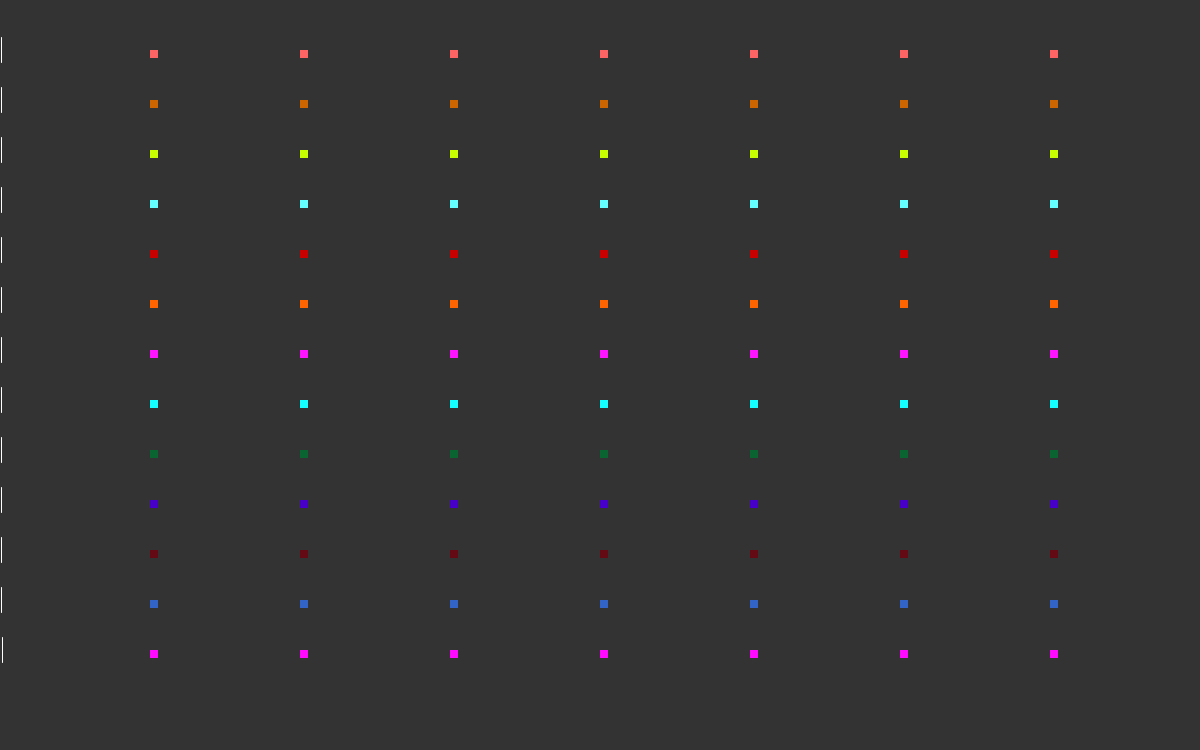
Frame 1 (no input)
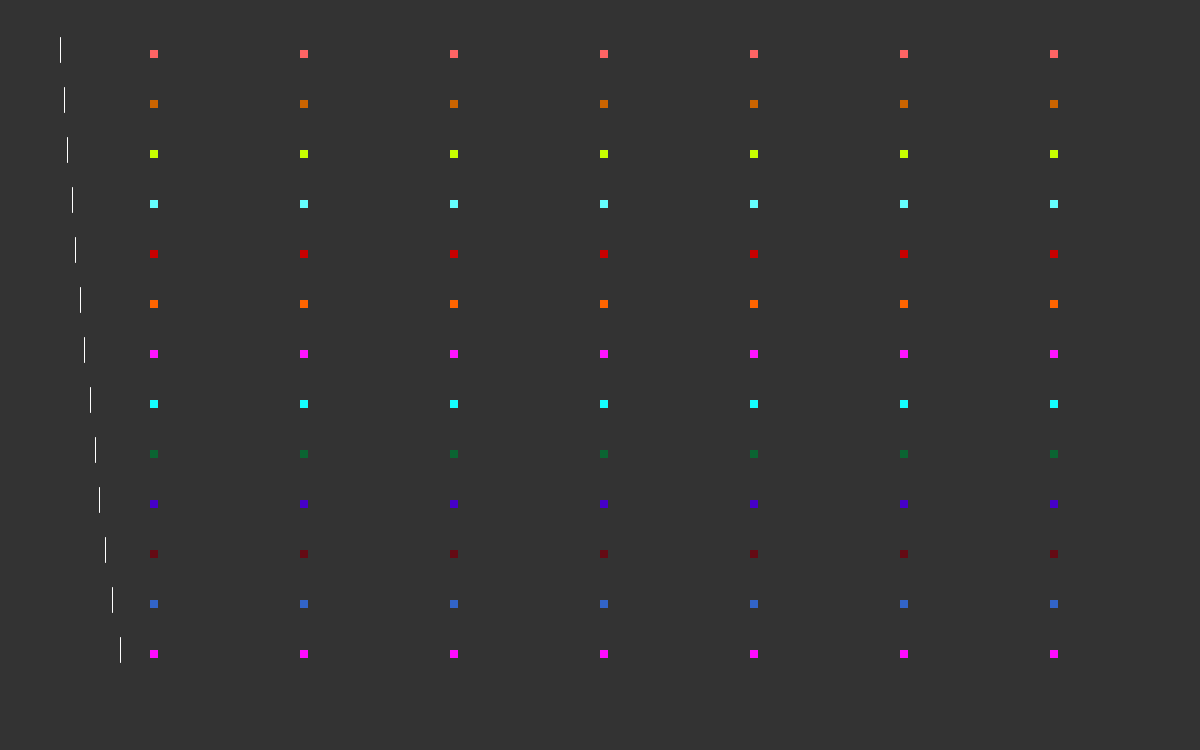
Frame 60 (the mouse pressed at the canvas centre just before this capture)
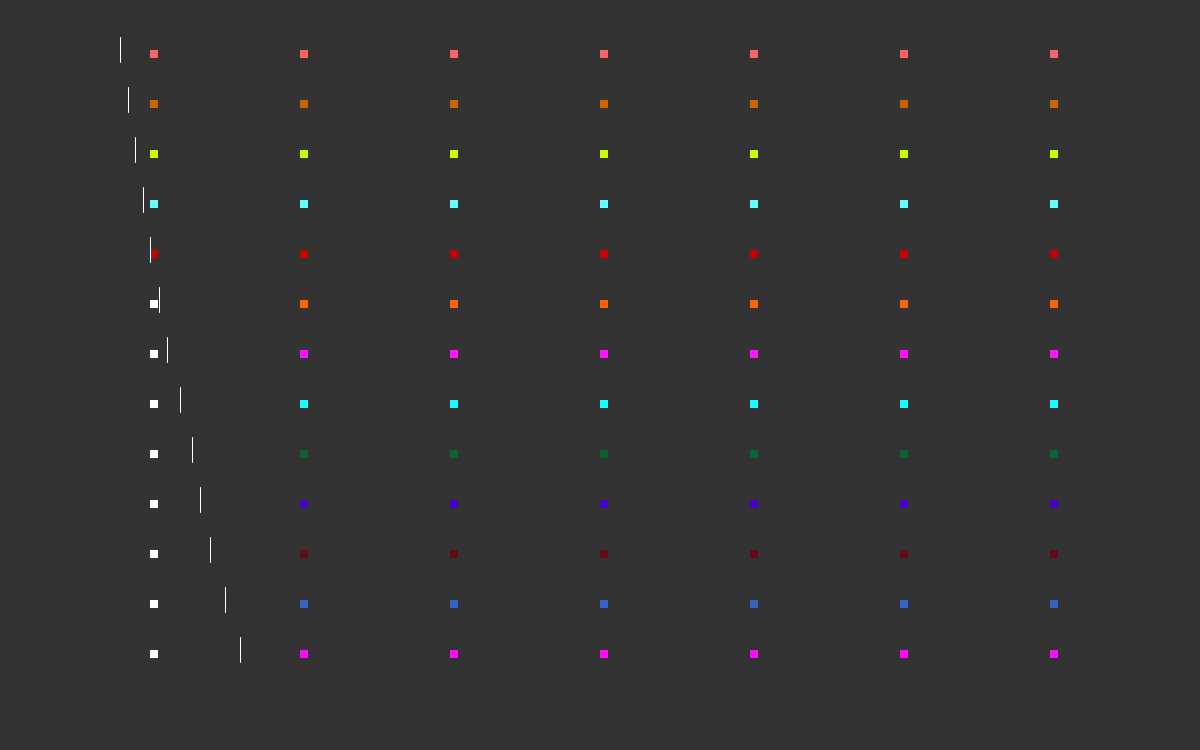
Frame 120 (the mouse held since frame 60 and released just before this capture)

The Processing sketch that drew these frames (run headless with seeded random() and noise(); from frame 60 on, the mouse is pressed at the canvas centre):

// Processing sketch: processing_1997
// ── processing_1997.pde

/* Cy Twombly - 2008
 Thetta skjal synir sjonraent oll tempo temposkalans, i nokkurs konar
 jafnstillingu, kodinn er relativur
 en breyting a upplausn skjalsins hefur ahrif a hreyfingu prikana en innbyrdis
 haldast allir tempovarar
 
 Konsertpasa i upphafi er naudsynleg og
 ekki tharf ad hafa ahyggjur hvenaer er byrjad ad lesa af skorinu
 vegna thess ad thetta er hugsad sem sams konar hrif oskylt fasa.
 Allir enda i lokatempoinu sem er einnig upphafstempoid og er adaltempo
 verksins. (um 48 MM i thessari upplausn)
 
 Til ad framkalla skorid er annadhvort ad stydja a Command + R (slaufa og R)
 eda fyrir fullan skja Command + Shift + R
 */

int a = 0;
float b = 0.0;
float c = 0.0;
float d = 0.0;
float e = 0.0;
float f = 0.0;
float g = 0.0;
float h = 0.0;
float i = 0.0;
float j = 0.0;
float k = 0.0;
float l = 0.0;
float m = 0.0;
float n = 0.0;


void setup()
{
  size(1200, 750);
  stroke(255);
  frameRate(80);
}

void draw()
{
  background(51);
  color blikk = color(1000,1000,1000);
  //Lina 1
  color lina1 = color(400,100,100);
  stroke(lina1);
  fill(lina1);
   if (a >= (1*(width/8))) {fill(blikk);stroke(blikk);
 } else {fill(lina1); stroke(lina1);
 }
 if (a >= (2*(width/8))) {fill(lina1);stroke(lina1);
 }
  rect(1*(width/8),1*(height/15),7,7);
 
    if (a >= (2*(width/8))) {fill(blikk);stroke(blikk);
 } else {fill(lina1); stroke(lina1);
 }
 if (a >= (3*(width/8))) {fill(lina1);stroke(lina1);
 }
  rect(2*(width/8),1*(height/15),7,7);
  
     if (a >= (3*(width/8))) {fill(blikk);stroke(blikk);
 } else {fill(lina1); stroke(lina1);
 }
 if (a >= (4*(width/8))) {fill(lina1);stroke(lina1);
 }
  rect(3*(width/8),1*(height/15),7,7);
  
     if (a >= (4*(width/8))) {fill(blikk);stroke(blikk);
 } else {fill(lina1); stroke(lina1);
 }
 if (a >= (5*(width/8))) {fill(lina1);stroke(lina1);
 }
  rect(4*(width/8),1*(height/15),7,7);
  
     if (a >= (5*(width/8))) {fill(blikk);stroke(blikk);
 } else {fill(lina1); stroke(lina1);
 }
 if (a >= (6*(width/8))) {fill(lina1);stroke(lina1);
 }
  rect(5*(width/8),1*(height/15),7,7);
  
     if (a >= (6*(width/8))) {fill(blikk);stroke(blikk);
 } else {fill(lina1); stroke(lina1);
 }
 if (a >= (7*(width/8))) {fill(lina1);stroke(lina1);
 }
  rect(6*(width/8),1*(height/15),7,7);
  
   if (a >= (7*(width/8))) {fill(blikk);stroke(blikk);
 } else {fill(lina1); stroke(lina1);
 }
  rect(7*(width/8),1*(height/15),7,7);
  
  //Lina 2
  color lina2 = color(204, 100, 0);
  stroke(lina2);
  fill(lina2);
  
   if (b >= (1*(width/8))) {fill(blikk);stroke(blikk);
 } else {fill(lina2); stroke(lina2);
 }
  if (b >= (2*(width/8))) {fill(lina2);stroke(lina2);
 }
  rect(1*(width/8),2*(height/15),7,7);
  
     if (b >= (2*(width/8))) {fill(blikk);stroke(blikk);
 } else {fill(lina2); stroke(lina2);
 }
  if (b >= (3*(width/8))) {fill(lina2);stroke(lina2);
 }
  rect(2*(width/8),2*(height/15),7,7);
  
     if (b >= (3*(width/8))) {fill(blikk);stroke(blikk);
 } else {fill(lina2); stroke(lina2);
 }
  if (b >= (4*(width/8))) {fill(lina2);stroke(lina2);
 }
  rect(3*(width/8),2*(height/15),7,7);
  
     if (b >= (4*(width/8))) {fill(blikk);stroke(blikk);
 } else {fill(lina2); stroke(lina2);
 }
  if (b >= (5*(width/8))) {fill(lina2);stroke(lina2);
 }
  rect(4*(width/8),2*(height/15),7,7);
  
     if (b >= (5*(width/8))) {fill(blikk);stroke(blikk);
 } else {fill(lina2); stroke(lina2);
 }
  if (b >= (6*(width/8))) {fill(lina2);stroke(lina2);
 }
  rect(5*(width/8),2*(height/15),7,7);
  
     if (b >= (6*(width/8))) {fill(blikk);stroke(blikk);
 } else {fill(lina2); stroke(lina2);
 }
  if (b >= (7*(width/8))) {fill(lina2);stroke(lina2);
 }
  rect(6*(width/8),2*(height/15),7,7);
  
  if (b >= (7*(width/8))) {fill(blikk);stroke(blikk);
 } else {fill(lina2); stroke(lina2);
 }
  rect(7*(width/8),2*(height/15),7,7);
  
  //Lina 3
  color lina3 = color(200,500,0);
  stroke(lina3);
  fill(lina3);
  
      if (c >= (1*(width/8))) {fill(blikk);stroke(blikk);
 } else {fill(lina3); stroke(lina3);
 }
  if (c >= (2*(width/8))) {fill(lina3);stroke(lina3);
 } 
  rect(1*(width/8),3*(height/15),7,7);
  
        if (c >= (2*(width/8))) {fill(blikk);stroke(blikk);
 } else {fill(lina3); stroke(lina3);
 }
  if (c >= (3*(width/8))) {fill(lina3);stroke(lina3);
 } 
  rect(2*(width/8),3*(height/15),7,7);
  
        if (c >= (3*(width/8))) {fill(blikk);stroke(blikk);
 } else {fill(lina3); stroke(lina3);
 }
  if (c >= (4*(width/8))) {fill(lina3);stroke(lina3);
 } 
  rect(3*(width/8),3*(height/15),7,7);
  
        if (c >= (4*(width/8))) {fill(blikk);stroke(blikk);
 } else {fill(lina3); stroke(lina3);
 }
  if (c >= (5*(width/8))) {fill(lina3);stroke(lina3);
 } 
  rect(4*(width/8),3*(height/15),7,7);
  
        if (c >= (5*(width/8))) {fill(blikk);stroke(blikk);
 } else {fill(lina3); stroke(lina3);
 }
  if (c >= (6*(width/8))) {fill(lina3);stroke(lina3);
 } 
  rect(5*(width/8),3*(height/15),7,7);
  
        if (c >= (6*(width/8))) {fill(blikk);stroke(blikk);
 } else {fill(lina3); stroke(lina3);
 }
  if (c >= (7*(width/8))) {fill(lina3);stroke(lina3);
 } 
  rect(6*(width/8),3*(height/15),7,7);
  
 if (c >= (7*(width/8))) {fill(blikk);stroke(blikk);
 } else {fill(lina3); stroke(lina3);
 }
  rect(7*(width/8),3*(height/15),7,7);
  
  //Lina 4
  color lina4 = color(100,600,300);
  stroke(lina4);
  fill(lina4);
  
if (d >= (1*(width/8))) {fill(blikk);stroke(blikk);
 } else {fill(lina4); stroke(lina4);
 }
  if (d >= (2*(width/8))) {fill(lina4);stroke(lina4);
 } 
  rect(1*(width/8),4*(height/15),7,7);
  
  if (d >= (2*(width/8))) {fill(blikk);stroke(blikk);
 } else {fill(lina4); stroke(lina4);
 }
  if (d >= (3*(width/8))) {fill(lina4);stroke(lina4);
 } 
  rect(2*(width/8),4*(height/15),7,7);
  
  if (d >= (3*(width/8))) {fill(blikk);stroke(blikk);
 } else {fill(lina4); stroke(lina4);
 }
  if (d >= (4*(width/8))) {fill(lina4);stroke(lina4);
 } 
  rect(3*(width/8),4*(height/15),7,7);
  
  if (d >= (4*(width/8))) {fill(blikk);stroke(blikk);
 } else {fill(lina4); stroke(lina4);
 }
  if (d >= (5*(width/8))) {fill(lina4);stroke(lina4);
 } 
  rect(4*(width/8),4*(height/15),7,7);
  
  if (d >= (5*(width/8))) {fill(blikk);stroke(blikk);
 } else {fill(lina4); stroke(lina4);
 }
  if (d >= (6*(width/8))) {fill(lina4);stroke(lina4);
 } 
  rect(5*(width/8),4*(height/15),7,7);
  
  if (d >= (6*(width/8))) {fill(blikk);stroke(blikk);
 } else {fill(lina4); stroke(lina4);
 }
  if (d >= (7*(width/8))) {fill(lina4);stroke(lina4);
 } 
  rect(6*(width/8),4*(height/15),7,7);
  
   if (d >= (7*(width/8))) {fill(blikk);stroke(blikk);
 } else {fill(lina4); stroke(lina4);
 }
  rect(7*(width/8),4*(height/15),7,7);
  
  //Lina 7
  color lina5 = color(200,0,0);
  stroke(lina5);
  fill(lina5);
  
    if (e >= (1*(width/8))) {fill(blikk);stroke(blikk);
 } else {fill(lina5); stroke(lina5);
 }
  if (e >= (2*(width/8))) {fill(lina5);stroke(lina5);
 } 
  rect(1*(width/8),5*(height/15),7,7);
  
  if (e >= (2*(width/8))) {fill(blikk);stroke(blikk);
 } else {fill(lina5); stroke(lina5);
 }
  if (e >= (3*(width/8))) {fill(lina5);stroke(lina5);
 } 
  rect(2*(width/8),5*(height/15),7,7);
  
  if (e >= (3*(width/8))) {fill(blikk);stroke(blikk);
 } else {fill(lina5); stroke(lina5);
 }
  if (e >= (4*(width/8))) {fill(lina5);stroke(lina5);
 } 
  rect(3*(width/8),5*(height/15),7,7);
  
  if (e >= (4*(width/8))) {fill(blikk);stroke(blikk);
 } else {fill(lina5); stroke(lina5);
 }
  if (e >= (5*(width/8))) {fill(lina5);stroke(lina5);
 } 
  rect(4*(width/8),5*(height/15),7,7);
  
  if (e >= (5*(width/8))) {fill(blikk);stroke(blikk);
 } else {fill(lina5); stroke(lina5);
 }
  if (e >= (6*(width/8))) {fill(lina5);stroke(lina5);
 } 
  rect(5*(width/8),5*(height/15),7,7);
  
  if (e >= (6*(width/8))) {fill(blikk);stroke(blikk);
 } else {fill(lina5); stroke(lina5);
 }
  if (e >= (7*(width/8))) {fill(lina5);stroke(lina5);
 } 
  rect(6*(width/8),5*(height/15),7,7);
  
   if (e >= (7*(width/8))) {fill(blikk);stroke(blikk);
 } else {fill(lina5); stroke(lina5);
 }
  rect(7*(width/8),5*(height/15),7,7);
  
  //Lina 6
  color lina6 = color(400,100,0);
  stroke(lina6);
  fill(lina6);
  
  if (f >= (1*(width/8))) {fill(blikk);stroke(blikk);
 } else {fill(lina6); stroke(lina6);
 }
  if (f >= (2*(width/8))) {fill(lina6);stroke(lina6);
 } 
  rect(1*(width/8),6*(height/15),7,7);
  
    if (f >= (2*(width/8))) {fill(blikk);stroke(blikk);
 } else {fill(lina6); stroke(lina6);
 }
  if (f >= (3*(width/8))) {fill(lina6);stroke(lina6);
 } 
  rect(2*(width/8),6*(height/15),7,7);
  
    if (f >= (3*(width/8))) {fill(blikk);stroke(blikk);
 } else {fill(lina6); stroke(lina6);
 }
  if (f >= (4*(width/8))) {fill(lina6);stroke(lina6);
 } 
  rect(3*(width/8),6*(height/15),7,7);
  
    if (f >= (4*(width/8))) {fill(blikk);stroke(blikk);
 } else {fill(lina6); stroke(lina6);
 }
  if (f >= (5*(width/8))) {fill(lina6);stroke(lina6);
 } 
  rect(4*(width/8),6*(height/15),7,7);
  
    if (f >= (5*(width/8))) {fill(blikk);stroke(blikk);
 } else {fill(lina6); stroke(lina6);
 }
  if (f >= (6*(width/8))) {fill(lina6);stroke(lina6);
 } 
  rect(5*(width/8),6*(height/15),7,7);
  
    if (f >= (6*(width/8))) {fill(blikk);stroke(blikk);
 } else {fill(lina6); stroke(lina6);
 }
  if (f >= (7*(width/8))) {fill(lina6);stroke(lina6);
 } 
  rect(6*(width/8),6*(height/15),7,7);
  
   if (f >= (7*(width/8))) {fill(blikk);stroke(blikk);
 } else {fill(lina6); stroke(lina6);
 }
  rect(7*(width/8),6*(height/15),7,7);
  
  //Lina 7
  color lina7 = color(300,20,400);
  stroke(lina7);
  fill(lina7);
  
      if (g >= (1*(width/8))) {fill(blikk);stroke(blikk);
 } else {fill(lina7); stroke(lina7);
 }
  if (g >= (2*(width/8))) {fill(lina7);stroke(lina7);
 } 
  rect(1*(width/8),7*(height/15),7,7);
  
        if (g >= (2*(width/8))) {fill(blikk);stroke(blikk);
 } else {fill(lina7); stroke(lina7);
 }
  if (g >= (3*(width/8))) {fill(lina7);stroke(lina7);
 } 
  rect(2*(width/8),7*(height/15),7,7);
  
        if (g >= (3*(width/8))) {fill(blikk);stroke(blikk);
 } else {fill(lina7); stroke(lina7);
 }
  if (g >= (4*(width/8))) {fill(lina7);stroke(lina7);
 } 
  rect(3*(width/8),7*(height/15),7,7);
  
        if (g >= (4*(width/8))) {fill(blikk);stroke(blikk);
 } else {fill(lina7); stroke(lina7);
 }
  if (g >= (5*(width/8))) {fill(lina7);stroke(lina7);
 } 
  rect(4*(width/8),7*(height/15),7,7);
  
        if (g >= (5*(width/8))) {fill(blikk);stroke(blikk);
 } else {fill(lina7); stroke(lina7);
 }
  if (g >= (6*(width/8))) {fill(lina7);stroke(lina7);
 } 
  rect(5*(width/8),7*(height/15),7,7);
  
        if (g >= (6*(width/8))) {fill(blikk);stroke(blikk);
 } else {fill(lina7); stroke(lina7);
 }
  if (g >= (7*(width/8))) {fill(lina7);stroke(lina7);
 } 
  rect(6*(width/8),7*(height/15),7,7);
  
   if (g >= (7*(width/8))) {fill(blikk);stroke(blikk);
 } else {fill(lina7); stroke(lina7);
 }
  rect(7*(width/8),7*(height/15),7,7);
  
  //Lina 8
  color lina8 = color(20,300,400);
  stroke(lina8);
  fill(lina8);
  
          if (h >= (1*(width/8))) {fill(blikk);stroke(blikk);
 } else {fill(lina8); stroke(lina8);
 }
  if (h >= (2*(width/8))) {fill(lina8);stroke(lina8);
 } 
  rect(1*(width/8),8*(height/15),7,7);
  
            if (h >= (2*(width/8))) {fill(blikk);stroke(blikk);
 } else {fill(lina8); stroke(lina8);
 }
  if (h >= (3*(width/8))) {fill(lina8);stroke(lina8);
 } 
  rect(2*(width/8),8*(height/15),7,7);
  
            if (h >= (3*(width/8))) {fill(blikk);stroke(blikk);
 } else {fill(lina8); stroke(lina8);
 }
  if (h >= (4*(width/8))) {fill(lina8);stroke(lina8);
 } 
  rect(3*(width/8),8*(height/15),7,7);
  
            if (h >= (4*(width/8))) {fill(blikk);stroke(blikk);
 } else {fill(lina8); stroke(lina8);
 }
  if (h >= (5*(width/8))) {fill(lina8);stroke(lina8);
 } 
  rect(4*(width/8),8*(height/15),7,7);
  
            if (h >= (5*(width/8))) {fill(blikk);stroke(blikk);
 } else {fill(lina8); stroke(lina8);
 }
  if (h >= (7*(width/8))) {fill(lina8);stroke(lina8);
 } 
  rect(5*(width/8),8*(height/15),7,7);
  
            if (h >= (6*(width/8))) {fill(blikk);stroke(blikk);
 } else {fill(lina8); stroke(lina8);
 }
  if (h >= (7*(width/8))) {fill(lina8);stroke(lina8);
 } 
  rect(6*(width/8),8*(height/15),7,7);
  
   if (h >= (7*(width/8))) {fill(blikk);stroke(blikk);
 } else {fill(lina8); stroke(lina8);
 }
  rect(7*(width/8),8*(height/15),7,7);
  
  
  //Lina 9
  color lina9 = color(10,100,50);
  stroke(lina9);
  fill(lina9);
  
  if (i >= (1*(width/8))) {fill(blikk);stroke(blikk);
 } else {fill(lina9); stroke(lina9);
 }
  if (i >= (2*(width/8))) {fill(lina9);stroke(lina9);
 } 
  rect(1*(width/8),9*(height/15),7,7);
  
  if (i >= (2*(width/8))) {fill(blikk);stroke(blikk);
 } else {fill(lina9); stroke(lina9);
 }
  if (i >= (3*(width/8))) {fill(lina9);stroke(lina9);
 } 
  rect(2*(width/8),9*(height/15),7,7);
  
  if (i >= (3*(width/8))) {fill(blikk);stroke(blikk);
 } else {fill(lina9); stroke(lina9);
 }
  if (i >= (4*(width/8))) {fill(lina9);stroke(lina9);
 } 
  rect(3*(width/8),9*(height/15),7,7);
  
  if (i >= (4*(width/8))) {fill(blikk);stroke(blikk);
 } else {fill(lina9); stroke(lina9);
 }
  if (i >= (5*(width/8))) {fill(lina9);stroke(lina9);
 } 
  rect(4*(width/8),9*(height/15),7,7);
  
  if (i >= (5*(width/8))) {fill(blikk);stroke(blikk);
 } else {fill(lina9); stroke(lina9);
 }
  if (i >= (6*(width/8))) {fill(lina9);stroke(lina9);
 } 
  rect(5*(width/8),9*(height/15),7,7);
  
  if (i >= (6*(width/8))) {fill(blikk);stroke(blikk);
 } else {fill(lina9); stroke(lina9);
 }
  if (i >= (7*(width/8))) {fill(lina9);stroke(lina9);
 } 
  rect(6*(width/8),9*(height/15),7,7);
  
   if (i >= (7*(width/8))) {fill(blikk);stroke(blikk);
 } else {fill(lina9); stroke(lina9);
 }
  rect(7*(width/8),9*(height/15),7,7);
  
  //Lina 10
  color lina10 = color(70,0,200);
  stroke(lina10);
  fill(lina10);
  
  if (j >= (1*(width/8))) {fill(blikk);stroke(blikk);
 } else {fill(lina10); stroke(lina10);
 }
  if (j >= (2*(width/8))) {fill(lina10);stroke(lina10);
 } 
  rect(1*(width/8),10*(height/15),7,7);
  
  if (j >= (2*(width/8))) {fill(blikk);stroke(blikk);
 } else {fill(lina10); stroke(lina10);
 }
  if (j >= (3*(width/8))) {fill(lina10);stroke(lina10);
 } 
  rect(2*(width/8),10*(height/15),7,7);
  
  if (j >= (3*(width/8))) {fill(blikk);stroke(blikk);
 } else {fill(lina10); stroke(lina10);
 }
  if (j >= (4*(width/8))) {fill(lina10);stroke(lina10);
 } 
  rect(3*(width/8),10*(height/15),7,7);
  
  if (j >= (4*(width/8))) {fill(blikk);stroke(blikk);
 } else {fill(lina10); stroke(lina10);
 }
  if (j >= (5*(width/8))) {fill(lina10);stroke(lina10);
 } 
  rect(4*(width/8),10*(height/15),7,7);
  
  if (j >= (5*(width/8))) {fill(blikk);stroke(blikk);
 } else {fill(lina10); stroke(lina10);
 }
  if (j >= (6*(width/8))) {fill(lina10);stroke(lina10);
 } 
  rect(5*(width/8),10*(height/15),7,7);
  
  if (j >= (6*(width/8))) {fill(blikk);stroke(blikk);
 } else {fill(lina10); stroke(lina10);
 }
  if (j >= (7*(width/8))) {fill(lina10);stroke(lina10);
 } 
  rect(6*(width/8),10*(height/15),7,7);
  
  if (j >= (7*(width/8))) {fill(blikk);stroke(blikk);
 } else {fill(lina10); stroke(lina10);
 }
  rect(7*(width/8),10*(height/15),7,7);
  
  //Lina 11
  color lina11 = color(100,10,20);
  stroke(lina11);
  fill(lina11);
  
  if (k >= (1*(width/8))) {fill(blikk);stroke(blikk);
 } else {fill(lina11); stroke(lina11);
 }
  if (k >= (2*(width/8))) {fill(lina11);stroke(lina11);
 } 
  rect(1*(width/8),11*(height/15),7,7);
  
  if (k >= (2*(width/8))) {fill(blikk);stroke(blikk);
 } else {fill(lina11); stroke(lina11);
 }
  if (k >= (3*(width/8))) {fill(lina11);stroke(lina11);
 } 
  rect(2*(width/8),11*(height/15),7,7);
  
  if (k >= (3*(width/8))) {fill(blikk);stroke(blikk);
 } else {fill(lina11); stroke(lina11);
 }
  if (k >= (4*(width/8))) {fill(lina11);stroke(lina11);
 } 
  rect(3*(width/8),11*(height/15),7,7);
  
  if (k >= (4*(width/8))) {fill(blikk);stroke(blikk);
 } else {fill(lina11); stroke(lina11);
 }
  if (k >= (5*(width/8))) {fill(lina11);stroke(lina11);
 } 
  rect(4*(width/8),11*(height/15),7,7);
  
  if (k >= (5*(width/8))) {fill(blikk);stroke(blikk);
 } else {fill(lina11); stroke(lina11);
 }
  if (k >= (6*(width/8))) {fill(lina11);stroke(lina11);
 } 
  rect(5*(width/8),11*(height/15),7,7);
  
  if (k >= (6*(width/8))) {fill(blikk);stroke(blikk);
 } else {fill(lina11); stroke(lina11);
 }
  if (k >= (7*(width/8))) {fill(lina11);stroke(lina11);
 } 
  rect(6*(width/8),11*(height/15),7,7);
  
  if (k >= (7*(width/8))) {fill(blikk);stroke(blikk);
 } else {fill(lina11); stroke(lina11);
 }
  rect(7*(width/8),11*(height/15),7,7);
  
  //Lina 12
  color lina12 = color(50,100,200);
  stroke(lina12);
  fill(lina12);
  
  if (l >= (1*(width/8))) {fill(blikk);stroke(blikk);
 } else {fill(lina12); stroke(lina12);
 }
  if (l >= (2*(width/8))) {fill(lina12);stroke(lina12);
 } 
  rect(1*(width/8),12*(height/15),7,7);
  
  if (l >= (2*(width/8))) {fill(blikk);stroke(blikk);
 } else {fill(lina12); stroke(lina12);
 }
  if (l >= (3*(width/8))) {fill(lina12);stroke(lina12);
 } 
  rect(2*(width/8),12*(height/15),7,7);
  
  if (l >= (3*(width/8))) {fill(blikk);stroke(blikk);
 } else {fill(lina12); stroke(lina12);
 }
  if (l >= (4*(width/8))) {fill(lina12);stroke(lina12);
 } 
  rect(3*(width/8),12*(height/15),7,7);
  
  if (l >= (4*(width/8))) {fill(blikk);stroke(blikk);
 } else {fill(lina12); stroke(lina12);
 }
  if (l >= (5*(width/8))) {fill(lina12);stroke(lina12);
 } 
  rect(4*(width/8),12*(height/15),7,7);
  
  if (l >= (5*(width/8))) {fill(blikk);stroke(blikk);
 } else {fill(lina12); stroke(lina12);
 }
  if (l >= (6*(width/8))) {fill(lina12);stroke(lina12);
 } 
  rect(5*(width/8),12*(height/15),7,7);
  
  if (l >= (6*(width/8))) {fill(blikk);stroke(blikk);
 } else {fill(lina12); stroke(lina12);
 }
  if (l >= (7*(width/8))) {fill(lina12);stroke(lina12);
 } 
  rect(6*(width/8),12*(height/15),7,7);
  
  if (l >= (7*(width/8))) {fill(blikk);stroke(blikk);
 } else {fill(lina12); stroke(lina12);
 }
  rect(7*(width/8),12*(height/15),7,7);
  
  //Lina 13
  color lina13 = color(400,10,300);
  stroke(lina13);
  fill(lina13);
  
  if (m >= (1*(width/8))) {fill(blikk);stroke(blikk);
 } else {fill(lina13); stroke(lina13);
 }
  if (m >= (2*(width/8))) {fill(lina13);stroke(lina13);
 } 
  rect(1*(width/8),13*(height/15),7,7);
  
  if (m >= (2*(width/8))) {fill(blikk);stroke(blikk);
 } else {fill(lina13); stroke(lina13);
 }
  if (m >= (3*(width/8))) {fill(lina13);stroke(lina13);
 } 
  rect(2*(width/8),13*(height/15),7,7);
  
  if (m >= (3*(width/8))) {fill(blikk);stroke(blikk);
 } else {fill(lina13); stroke(lina13);
 }
  if (m >= (4*(width/8))) {fill(lina13);stroke(lina13);
 } 
  rect(3*(width/8),13*(height/15),7,7);
  
  if (m >= (4*(width/8))) {fill(blikk);stroke(blikk);
 } else {fill(lina13); stroke(lina13);
 }
  if (m >= (5*(width/8))) {fill(lina13);stroke(lina13);
 } 
  rect(4*(width/8),13*(height/15),7,7);
  
  if (m >= (5*(width/8))) {fill(blikk);stroke(blikk);
 } else {fill(lina13); stroke(lina13);
 }
  if (m >= (6*(width/8))) {fill(lina13);stroke(lina13);
 } 
  rect(5*(width/8),13*(height/15),7,7);
  
  if (m >= (6*(width/8))) {fill(blikk);stroke(blikk);
 } else {fill(lina13); stroke(lina13);
 }
  if (m >= (7*(width/8))) {fill(lina13);stroke(lina13);
 } 
  rect(6*(width/8),13*(height/15),7,7);
  
  if (m >= (7*(width/8))) {fill(blikk);stroke(blikk);
 } else {fill(lina13); stroke(lina13);
 }
  rect(7*(width/8),13*(height/15),7,7);  

  color hvitt = color(1000,1000,1000);
  stroke(hvitt);
  //Tempo Scale
  //1:1
  a = a + 1;
  line(a, 1.5*(height/30), a, 2.5*(height/30));
  //14:15 litil tviund
  b = b + 1.071428; 
  line(b, 3.5*(height/30),b, 4.5*(height/30));
  //8:9 stor tviund
  c = c + 1.125;
  line(c, 5.5*(height/30),c,6.5*(height/30));
  //5:6 litil thriund
  d = d + 1.2;
  line(d, 7.5*(height/30),d,8.5*(height/30));
  //4:5 stor thriund
  e = e + 1.25;
  line(e, 9.5*(height/30),e,10.5*(height/30));
  //3:4 Hrein ferund
  f = f + 1.3333333;
  line(f,11.5*(height/30),f,12.5*(height/30));
  //5:7 Staekkud ferund
  g = g + 1.4;
  line(g,13.5*(height/30),g,14.5*(height/30));
  //2:3 Hrein fimmund
  h = h + 1.5;
  line(h,15.5*(height/30),h,16.5*(height/30));
  //5:8 Litil sexund
  i = i + 1.6;
  line(i,17.5*(height/30),i,18.5*(height/30));
  //3:5 Stor sexund
  j = j + 1.66666666;
  line(j,19.5*(height/30),j,20.5*(height/30));
  //4:7 Litil sjound
  k = k + 1.75;
  line(k,21.5*(height/30),k,22.5*(height/30));
  //8:15 Stor sjound
  l = l + 1.875;
  line(l,23.5*(height/30),l,24.5*(height/30));
  //1:2 Hrein attund
  m = m + 2;
  line(m,25.5*(height/30),m,26.5*(height/30));

  if(a > width) {
    a = 0;
  }
  if(b > width) {
    b = 0;
  }
  if(c > width) {
    c = 0;
  }
  if(d > width) {
    d = 0;
  }
  if(e > width) {
    e = 0;
  }
  if(f > width) {
    f = 0;
  }
  if(g > width) {
    g = 0;
  }
  if(h > width) {
    h = 0;
  }
  if(i > width) {
    i = 0;
  }
  if(j > width) {
    j = 0;
  }
  if(k > width) {
    k = 0;
  }
  if(l > width) {
    l = 0;
  }
  if(m > width) {
    m = 0;
  }
}

/* Juni 2008 - Cy Twombly */
